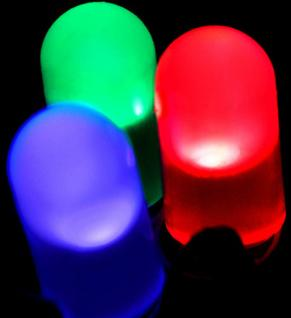
//> input picture bin/media/pr5.jpg, 291 x 318 px
$ ./pr5   (built with g++ and OpenCV 4)
//> lines starting //> are read from the running program, lines starting //| are printed output that depends on the picture; after the words box and inside, x2 and y2 are one past the last pixel; in counts of white or black regions, pixels touching at a corner belong together
//> further down, orig is the input picture: 318 rows x 291 cols, CV_8UC3; mean B, G, R 80.9, 51.2, 73.7
#include "opencv2/core/core.hpp"
#include "opencv2/imgproc/imgproc.hpp"
#include "opencv2/highgui/highgui.hpp"
#include <iostream>
using namespace cv;
using namespace std;
Mat orig,grey;
int _brightness = 100;
int _contrast = 100;

void calcHistogram(int, void*){
  int histSize = 64;
  Mat dst, hist;
  int brightness = _brightness - 100;
  int contrast = _contrast - 100;

  double a, b;
  if( contrast > 0 )
  {
    double delta = 127.*contrast/100;
    a = 255./(255. - delta*2);
    b = a*(brightness - delta);
  }
  else
  {
    double delta = -128.*contrast/100;
    a = (256.-delta*2)/255.;
    b = a*brightness + delta;
  }
  grey.convertTo(dst, CV_8U, a, b);
  calcHist(&dst, 1, 0, Mat(), hist, 1, &histSize, 0);
//> hist = 64 values, max 26571 at index 0, min 28 at index 63, mean 1445.9
  Mat histImage = Mat::ones(200, 320, CV_8U)*255;

  normalize(hist, hist, 0, histImage.rows, CV_MINMAX, CV_32F);
//> hist = 64 values, max 200 at index 0, min 0 at index 63, mean 10.68

  histImage = Scalar::all(255);
  int binW = cvRound((double)histImage.cols/histSize);

  for( int i = 0; i < histSize; i++ )
    rectangle( histImage, Point(i*binW, histImage.rows),
        Point((i+1)*binW, histImage.rows - cvRound(hist.at<float>(i))),
        Scalar::all(0), -1, 8, 0 );
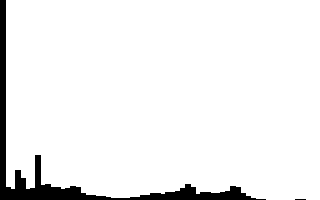
//> histImage: 200 rows x 320 cols, CV_8UC1; 94.2% white; 2 black regions (1 under 20 px), largest, box (x1, y1, x2, y2) and area: (0, 0, 266, 200) 3701
  imshow("histogram", histImage);
}
void doFourier(){
  Mat padded;
  Mat I = grey.clone();
  int m = getOptimalDFTSize( I.rows );
//> m = 320
  int n = getOptimalDFTSize( I.cols ); // on the border add zero values
//> n = 300
  copyMakeBorder(I, padded, 0, m - I.rows, 0, n - I.cols, BORDER_CONSTANT, Scalar::all(0));
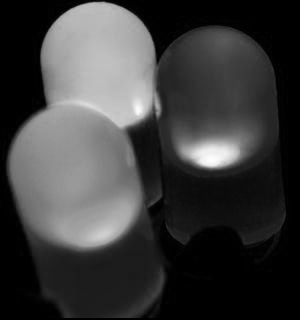
//> padded: 320 rows x 300 cols, CV_8UC1; min 0, max 254, mean 60.4

  Mat planes[] = {Mat_<float>(padded), Mat::zeros(padded.size(), CV_32F)};
//> planes[1]: 320 rows x 300 cols, CV_32FC1; every value is 0
  Mat complexI;
  merge(planes, 2, complexI);         // Add to the expanded another plane with zeros

  dft(complexI, complexI);            // this way the result may fit in the source matrix

  // compute the magnitude and switch to logarithmic scale
  // => log(1 + sqrt(Re(DFT(I))^2 + Im(DFT(I))^2))
  split(complexI, planes);                   // planes[0] = Re(DFT(I), planes[1] = Im(DFT(I))
  magnitude(planes[0], planes[1], planes[0]);// planes[0] = magnitude
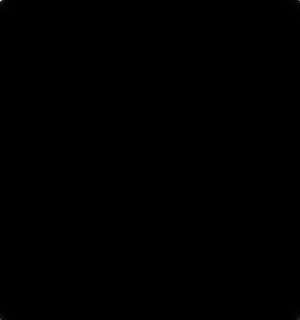
//> planes[0]: 320 rows x 300 cols, CV_32FC1; min 2.73, max 5797977, mean 1742.4; drawn with min black and max white
  Mat magI = planes[0];

  magI += Scalar::all(1);                    // switch to logarithmic scale
  log(magI, magI);

  // crop the spectrum, if it has an odd number of rows or columns
  magI = magI(Rect(0, 0, magI.cols & -2, magI.rows & -2));

  // rearrange the quadrants of Fourier image  so that the origin is at the image center
  int cx = magI.cols/2;
//> cx = 150
  int cy = magI.rows/2;
//> cy = 160

  Mat q0(magI, Rect(0, 0, cx, cy));   // Top-Left - Create a ROI per quadrant
  Mat q1(magI, Rect(cx, 0, cx, cy));  // Top-Right
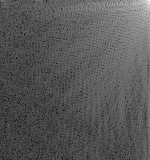
//> q1: 160 rows x 150 cols, CV_32FC1; min 1.32, max 14.77, mean 5.96; drawn with min black and max white
  Mat q2(magI, Rect(0, cy, cx, cy));  // Bottom-Left
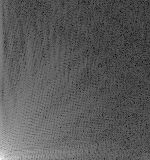
//> q2: 160 rows x 150 cols, CV_32FC1; min 1.32, max 14.47, mean 5.97; drawn with min black and max white
  Mat q3(magI, Rect(cx, cy, cx, cy)); // Bottom-Right
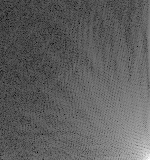
//> q3: 160 rows x 150 cols, CV_32FC1; min 1.33, max 13.75, mean 5.97; drawn with min black and max white

  Mat tmp;                           // swap quadrants (Top-Left with Bottom-Right)
  q0.copyTo(tmp);
  q3.copyTo(q0);
  tmp.copyTo(q3);

  q1.copyTo(tmp);                    // swap quadrant (Top-Right with Bottom-Left)
  q2.copyTo(q1);
  tmp.copyTo(q2);
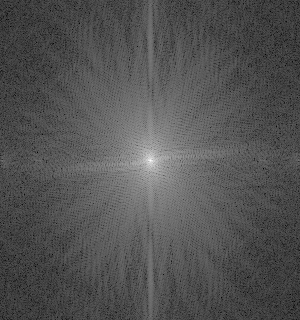
//> magI: 320 rows x 300 cols, CV_32FC1; min 1.32, max 15.57, mean 5.98; drawn with min black and max white

  normalize(magI, magI, 0, 1, CV_MINMAX); // Transform the matrix with float values into a
  // viewable image form (float between values 0 and 1).

  imshow("Input Image"       , I   );    // Show the result
  imshow("spectrum magnitude", magI);

}
int main ()
{
  // Open the file.
  int PYRAMIDE_STUFEN = 3;
  vector<Mat>pyramid;
  orig = imread("./bin/media/pr5.jpg");

  cvtColor(orig,grey,CV_RGB2GRAY);

  namedWindow("Image:", CV_WINDOW_AUTOSIZE);
  namedWindow("Grey:", CV_WINDOW_AUTOSIZE);
  imshow("Image:", orig);
  imshow("Grey:", grey);
  buildPyramid(orig,pyramid,PYRAMIDE_STUFEN);
  imshow("Pyramide1:",pyramid[1]);
  calcHistogram(0,0);
  doFourier();

  // Wait for the user to press a key in the GUI window.
  cvWaitKey(0);

  return 0;
}

$ run again, with bin/media/pr2.jpg copied over bin/media/pr5.jpg
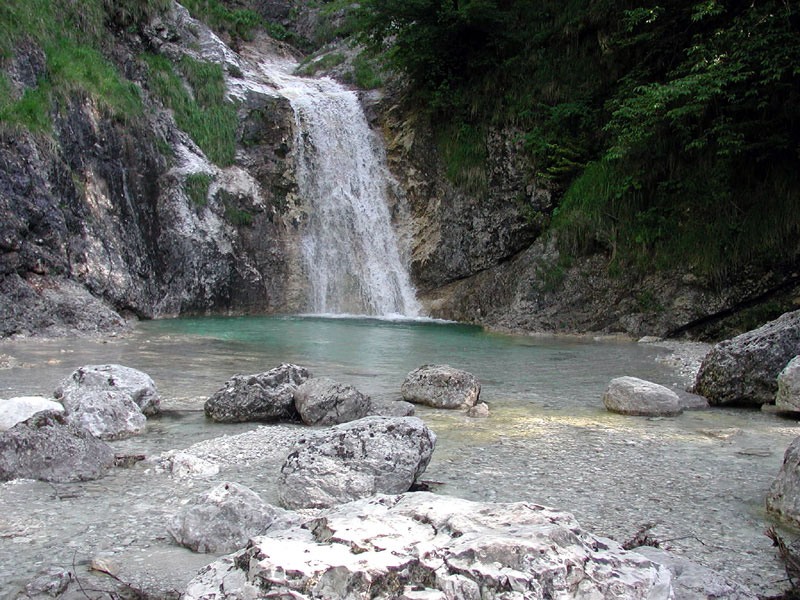
//> input picture bin/media/pr2.jpg, 800 x 600 px
//> orig is the input picture: 600 rows x 800 cols, CV_8UC3; mean B, G, R 104.4, 106.1, 103.2
//> in calcHistogram, `calcHist(&dst, 1, 0, Mat(), hist, 1, &histSize, 0);`: hist = 64 values, max 12960 at index 2, min 1862 at index 61, mean 7500
//> in calcHistogram, `normalize(hist, hist, 0, histImage.rows, CV_MINMAX, CV_32F);`: hist = 64 values, max 200 at index 2, min 0 at index 61, mean 101.6
//> after the loop in calcHistogram, `for( int i = 0; i < histSize; i++ )`:
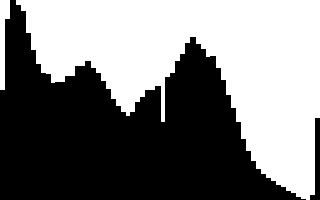
//> histImage: 200 rows x 320 cols, CV_8UC1; 48.7% white; 2 white regions, box (x1, y1, x2, y2) and area: (16, 0, 320, 200) 30597, (0, 0, 10, 90) 545
//> in doFourier, `tmp.copyTo(q2);`:
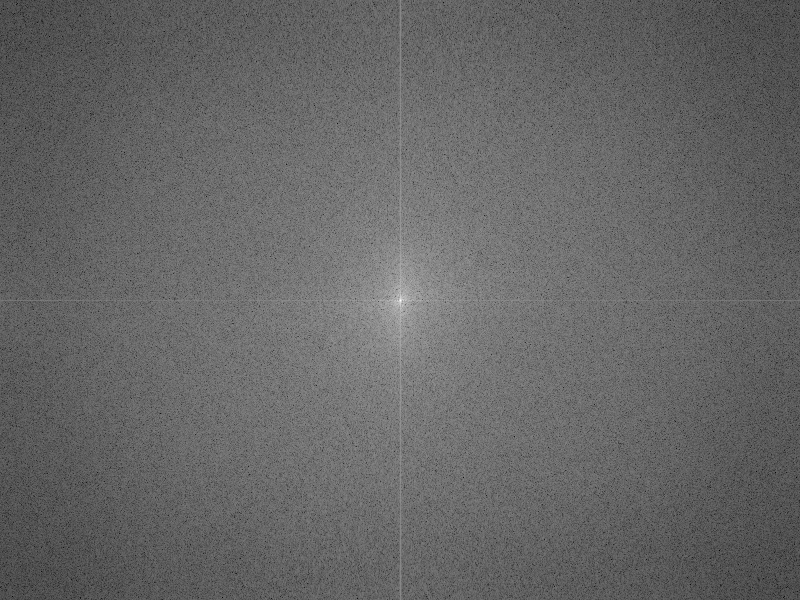
//> magI: 600 rows x 800 cols, CV_32FC1; min 2.83, max 17.74, mean 8.83; drawn with min black and max white

$ run again, with bin/media/pr3.jpg copied over bin/media/pr5.jpg
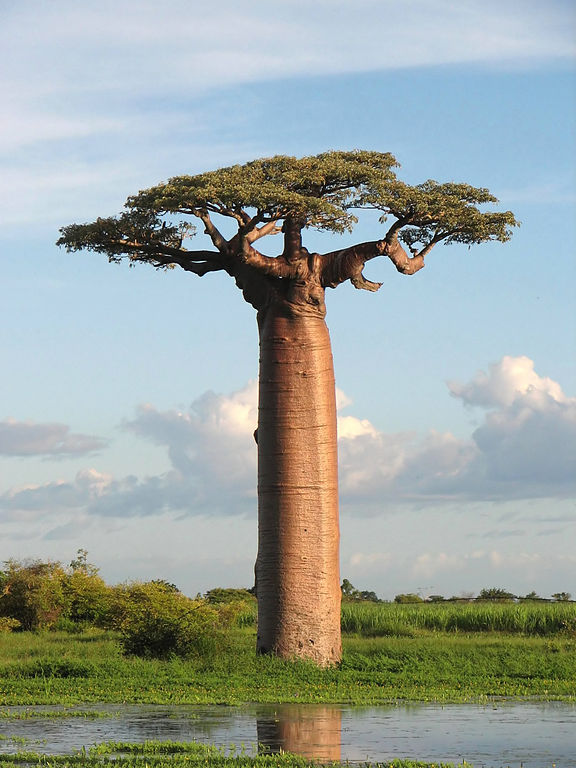
//> input picture bin/media/pr3.jpg, 576 x 768 px
//> orig is the input picture: 768 rows x 576 cols, CV_8UC3; mean B, G, R 158.8, 164.8, 155.4
//> in calcHistogram, `calcHist(&dst, 1, 0, Mat(), hist, 1, &histSize, 0);`: hist = 64 values, max 61086 at index 53, min 83 at index 63, mean 6912
//> in calcHistogram, `normalize(hist, hist, 0, histImage.rows, CV_MINMAX, CV_32F);`: hist = 64 values, max 200 at index 53, min 0 at index 63, mean 22.39
//> after the loop in calcHistogram, `for( int i = 0; i < histSize; i++ )`:
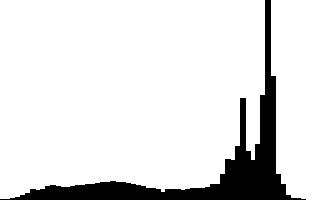
//> histImage: 200 rows x 320 cols, CV_8UC1; 88.4% white; 1 black region, box (x1, y1, x2, y2) and area: (0, 0, 306, 200) 7443
//> in doFourier, `tmp.copyTo(q2);`:
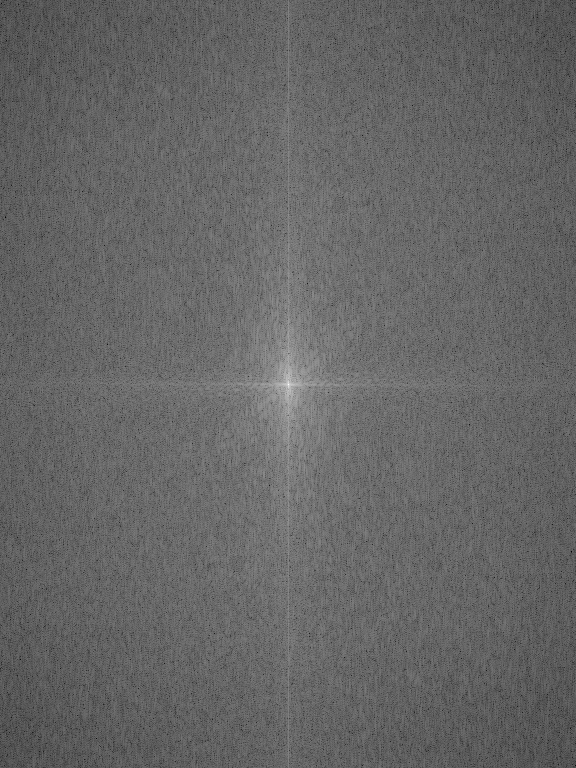
//> magI: 768 rows x 576 cols, CV_32FC1; min 2.68, max 18.09, mean 8.85; drawn with min black and max white

$ run again, with bin/media/pr8.jpg copied over bin/media/pr5.jpg
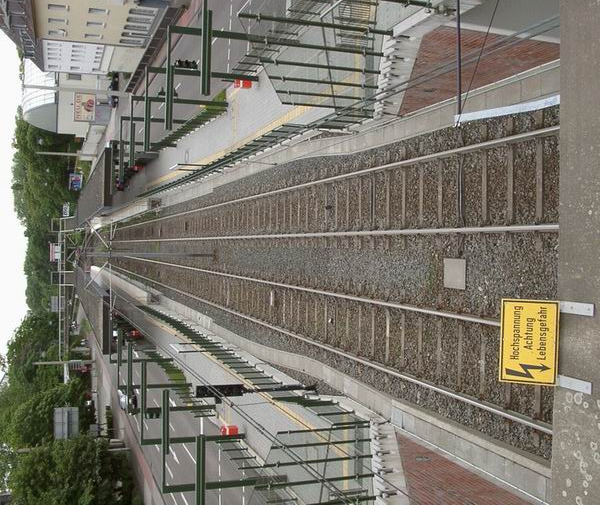
//> input picture bin/media/pr8.jpg, 600 x 505 px
//> orig is the input picture: 505 rows x 600 cols, CV_8UC3; mean B, G, R 110.1, 120.7, 124.5
//> in calcHistogram, `calcHist(&dst, 1, 0, Mat(), hist, 1, &histSize, 0);`: hist = 64 values, max 11734 at index 30, min 4 at index 0, mean 4734.4
//> in calcHistogram, `normalize(hist, hist, 0, histImage.rows, CV_MINMAX, CV_32F);`: hist = 64 values, max 200 at index 30, min 0 at index 0, mean 80.65
//> in doFourier, `tmp.copyTo(q2);`:
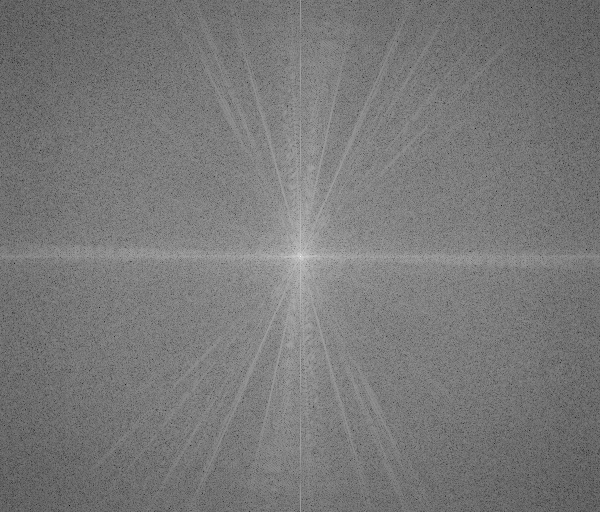
//> magI: 512 rows x 600 cols, CV_32FC1; min 0.834, max 17.39, mean 8.7; drawn with min black and max white
